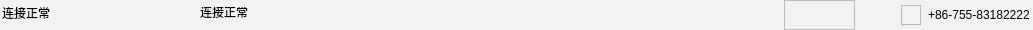
    <widget class="QWidget" name="widget_14" native="true">
     <property name="minimumSize">
      <size>
       <width>0</width>
       <height>30</height>
      </size>
     </property>
     <property name="maximumSize">
      <size>
       <width>16777215</width>
       <height>30</height>
      </size>
     </property>
     <property name="styleSheet">
      <string notr="true">background-color: rgb(242, 242, 242);</string>
     </property>
     <layout class="QHBoxLayout" name="horizontalLayout_2">
      <property name="leftMargin">
       <number>0</number>
      </property>
      <property name="topMargin">
       <number>0</number>
      </property>
      <property name="rightMargin">
       <number>0</number>
      </property>
      <property name="bottomMargin">
       <number>0</number>
      </property>
      <item>
       <spacer name="horizontalSpacer_3">
        <property name="orientation">
         <enum>Qt::Horizontal</enum>
        </property>
        <property name="sizeType">
         <enum>QSizePolicy::Fixed</enum>
        </property>
        <property name="sizeHint" stdset="0">
         <size>
          <width>0</width>
          <height>20</height>
         </size>
        </property>
       </spacer>
      </item>
      <item>
       <spacer name="horizontalSpacer_9">
        <property name="orientation">
         <enum>Qt::Horizontal</enum>
        </property>
        <property name="sizeType">
         <enum>QSizePolicy::Fixed</enum>
        </property>
        <property name="sizeHint" stdset="0">
         <size>
          <width>0</width>
          <height>20</height>
         </size>
        </property>
       </spacer>
      </item>
      <item>
       <widget class="QLineEdit" name="lineEdit">
        <property name="minimumSize">
         <size>
          <width>51</width>
          <height>15</height>
         </size>
        </property>
        <property name="maximumSize">
         <size>
          <width>150</width>
          <height>16777215</height>
         </size>
        </property>
        <property name="text">
         <string>连接正常</string>
        </property>
        <property name="frame">
         <bool>false</bool>
        </property>
        <property name="readOnly">
         <bool>true</bool>
        </property>
       </widget>
      </item>
      <item>
       <spacer name="horizontalSpacer_8">
        <property name="orientation">
         <enum>Qt::Horizontal</enum>
        </property>
        <property name="sizeType">
         <enum>QSizePolicy::Fixed</enum>
        </property>
        <property name="sizeHint" stdset="0">
         <size>
          <width>60</width>
          <height>20</height>
         </size>
        </property>
       </spacer>
      </item>
      <item>
       <widget class="QLineEdit" name="lineEdit_2">
        <property name="maximumSize">
         <size>
          <width>150</width>
          <height>15</height>
         </size>
        </property>
        <property name="inputMethodHints">
         <set>Qt::ImhTime</set>
        </property>
        <property name="text">
         <string>连接正常</string>
        </property>
        <property name="frame">
         <bool>false</bool>
        </property>
        <property name="alignment">
         <set>Qt::AlignCenter</set>
        </property>
        <property name="readOnly">
         <bool>true</bool>
        </property>
       </widget>
      </item>
      <item>
       <spacer name="horizontalSpacer_6">
        <property name="orientation">
         <enum>Qt::Horizontal</enum>
        </property>
        <property name="sizeType">
         <enum>QSizePolicy::Fixed</enum>
        </property>
        <property name="sizeHint" stdset="0">
         <size>
          <width>500</width>
          <height>20</height>
         </size>
        </property>
       </spacer>
      </item>
      <item>
       <widget class="QFrame" name="frame">
        <property name="minimumSize">
         <size>
          <width>71</width>
          <height>20</height>
         </size>
        </property>
        <property name="styleSheet">
         <string notr="true">image: url(:/Image/CSDClogo.png);</string>
        </property>
        <property name="frameShape">
         <enum>QFrame::StyledPanel</enum>
        </property>
        <property name="frameShadow">
         <enum>QFrame::Raised</enum>
        </property>
       </widget>
      </item>
      <item>
       <spacer name="horizontalSpacer_5">
        <property name="orientation">
         <enum>Qt::Horizontal</enum>
        </property>
        <property name="sizeHint" stdset="0">
         <size>
          <width>40</width>
          <height>20</height>
         </size>
        </property>
       </spacer>
      </item>
      <item>
       <widget class="QFrame" name="frame_2">
        <property name="minimumSize">
         <size>
          <width>20</width>
          <height>20</height>
         </size>
        </property>
        <property name="maximumSize">
         <size>
          <width>30</width>
          <height>20</height>
         </size>
        </property>
        <property name="styleSheet">
         <string notr="true">image: url(:/Image/phone.png);</string>
        </property>
        <property name="frameShape">
         <enum>QFrame::StyledPanel</enum>
        </property>
        <property name="frameShadow">
         <enum>QFrame::Raised</enum>
        </property>
       </widget>
      </item>
      <item>
       <widget class="QLineEdit" name="lineEdit_3">
        <property name="minimumSize">
         <size>
          <width>0</width>
          <height>0</height>
         </size>
        </property>
        <property name="maximumSize">
         <size>
          <width>150</width>
          <height>20</height>
         </size>
        </property>
        <property name="text">
         <string>+86-755-83182222</string>
        </property>
        <property name="frame">
         <bool>false</bool>
        </property>
        <property name="readOnly">
         <bool>true</bool>
        </property>
       </widget>
      </item>
      <item>
       <spacer name="horizontalSpacer_4">
        <property name="orientation">
         <enum>Qt::Horizontal</enum>
        </property>
        <property name="sizeType">
         <enum>QSizePolicy::Fixed</enum>
        </property>
        <property name="sizeHint" stdset="0">
         <size>
          <width>0</width>
          <height>20</height>
         </size>
        </property>
       </spacer>
      </item>
     </layout>
     <zorder>lineEdit_3</zorder>
     <zorder>frame_2</zorder>
     <zorder>lineEdit_2</zorder>
     <zorder>horizontalSpacer_3</zorder>
     <zorder>horizontalSpacer_4</zorder>
     <zorder>frame</zorder>
     <zorder>horizontalSpacer_5</zorder>
     <zorder>horizontalSpacer_6</zorder>
     <zorder>lineEdit</zorder>
     <zorder>horizontalSpacer_8</zorder>
     <zorder>horizontalSpacer_9</zorder>
    </widget>
